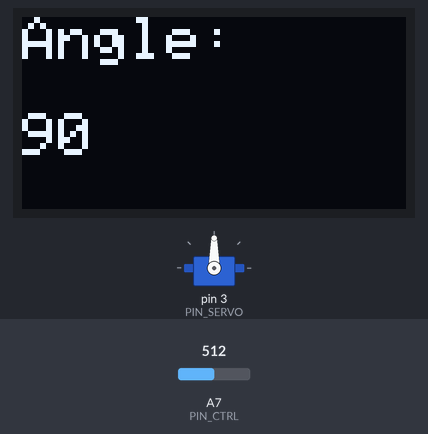
Simulated run of this sketch. Board: Arduino Nano, built with avr-gcc and run on an emulated ATmega328P. Parts: servo, 128×64 one-colour display. The inputs (shaded band) are chosen by the test bench; at power-on: A7 (PIN_CTRL) = 512.

Above: at 1.2 s.
1.3 s: A7 (PIN_CTRL) set to 536
At 2.0 s:
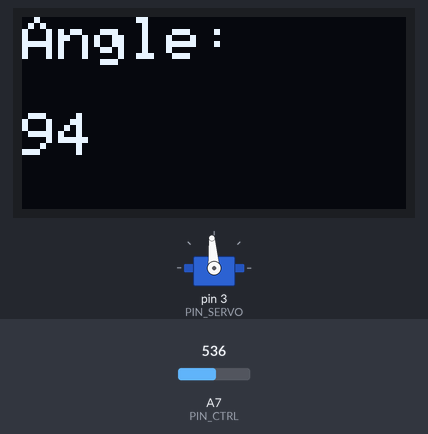
2.8 s: A7 (PIN_CTRL) set to 716
At 4.0 s:
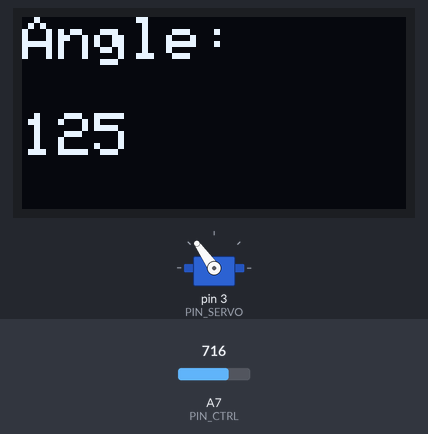
4.3 s: A7 (PIN_CTRL) set to 900
At 5.0 s:
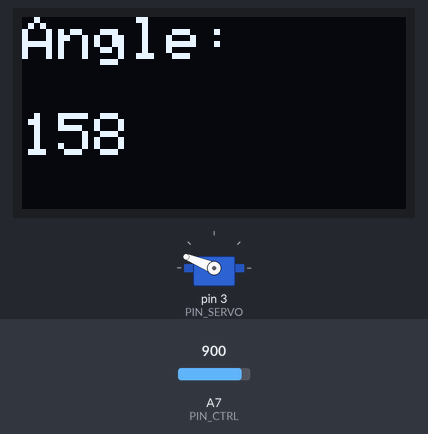
5.8 s: A7 (PIN_CTRL) set to 1023
At 7.0 s:
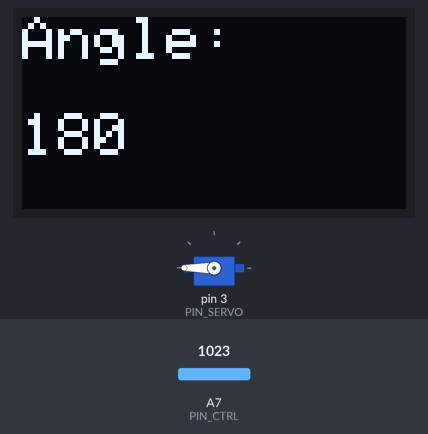
7.3 s: A7 (PIN_CTRL) set to 306
At 7.8 s:
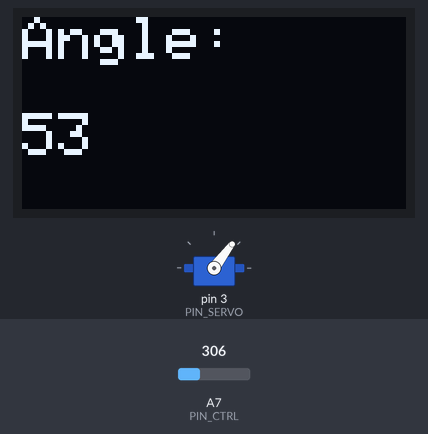
8.8 s: A7 (PIN_CTRL) set to 122
At 10.0 s:
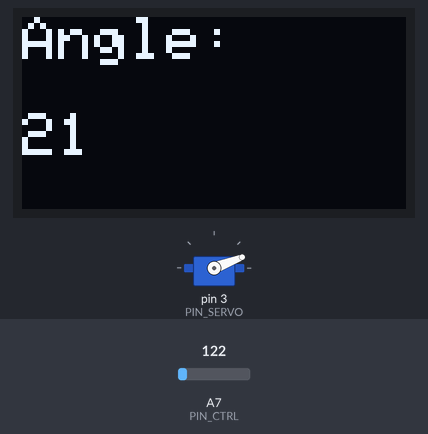
Timing chart, 0 to 11.3 s (numbered marks = the images above; inputs shaded):
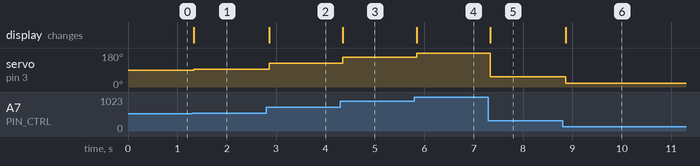

Measured:
- the behaviour switches between 517 and 518 on A7 (PIN_CTRL) (found by bisection; images 0 and 1)
- after the input at 1.3 s, servo on pin 3 (PIN_SERVO): 90° → 94° at once; the display: changes at once (image 1)
- after the input at 2.8 s, servo on pin 3 (PIN_SERVO): 94° → 125° after 0.06 s; the display: changes after 0.06 s (image 2)
- after the input at 4.3 s, servo on pin 3 (PIN_SERVO): 125° → 158° after 0.05 s; the display: changes after 0.05 s (image 3)
- after the input at 5.8 s, servo on pin 3 (PIN_SERVO): 158° → 180° at once; the display: changes at once (image 4)
- after the input at 7.3 s, servo on pin 3 (PIN_SERVO): 180° → 53° at once; the display: changes at once (image 5)
- after the input at 8.8 s, servo on pin 3 (PIN_SERVO): 53° → 21° after 0.06 s; the display: changes after 0.06 s (image 6)

The sketch:

servo-oled.ino
```cpp
#include <Servo.h>
#include <SPI.h>
// The I2C library
#include <Wire.h>
// Core graphics library
#include <Adafruit_GFX.h>
// Hardware-specific library
#include <Adafruit_SSD1306.h>

const int PIN_CTRL = A7;
const int PIN_SERVO = 3;
const unsigned int DISPLAY_WIDTH = 128, DISPLAY_HEIGHT = 64;
const int FOREGROUND = SSD1306_WHITE, BACKGROUND = SSD1306_BLACK;
// -1 means that we share the Arduino reset pin
const int OLED_RESET = -1;
// The I2C selection address
const int DISPLAY_ADDRESS = 0x3C;

Servo servo1;
Adafruit_SSD1306 display(DISPLAY_WIDTH, DISPLAY_HEIGHT, &Wire, OLED_RESET);

void setup() {
  pinMode(PIN_CTRL, INPUT);
  servo1.attach(PIN_SERVO);

  // SSD1306_SWITCHCAPVCC = generate display voltage from the provided 3.3V one
  // SSD1306_EXTERNALVCC = use the external display voltage
  if(!display.begin(SSD1306_SWITCHCAPVCC, DISPLAY_ADDRESS)) {
    // Blink forever
    pinMode(LED_BUILTIN, OUTPUT);
    bool state = HIGH;
    while(true) {
      digitalWrite(LED_BUILTIN, state);
      state = !state;
      delay(1000);
    }
  }
}

void loop() {
  display.clearDisplay();

  int ctrl = analogRead(PIN_CTRL);
  int angle = map(ctrl, 0, 1023, 0, 180);
  servo1.write(angle);

  displayText("Angle: ", 0, 0);
  displayText(String(angle), 0, 32);
  display.display();

  // Wait for Servo movement
  delay(15);
}

void displayText(String value, int xpos, int ypos) {
  display.setTextSize(2);
  display.setTextColor(SSD1306_WHITE);
  display.setCursor(xpos, ypos);
  display.println(value);
}
```
